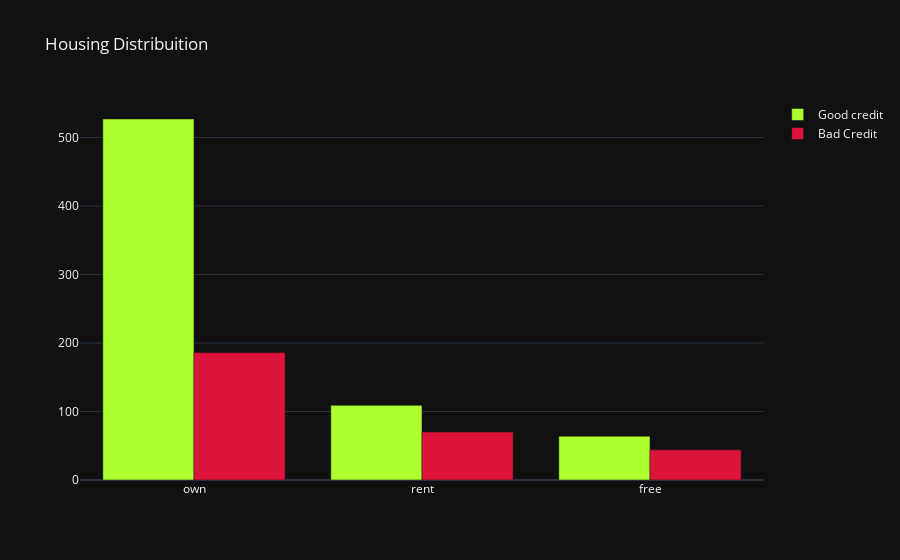

The cell this chart's notebook holds for it:
### Markdown cell above
<h2>I will now Look the distribuition of Housing own and rent by Risk</h2>

### Code cell
#First plot
trace0 = go.Bar(
    x = df[df["Risk"]== 'good']["Housing"].value_counts().index.values,
    y = df[df["Risk"]== 'good']["Housing"].value_counts().values,
    name='Good credit',
    marker_color="greenyellow"
)

#Second plot
trace1 = go.Bar(
    x = df[df["Risk"]== 'bad']["Housing"].value_counts().index.values,
    y = df[df["Risk"]== 'bad']["Housing"].value_counts().values,
    name="Bad Credit",
    marker_color="crimson"
)

data = [trace0, trace1]

layout = go.Layout(
    title='Housing Distribuition'
)


fig = go.Figure(data=data, layout=layout)

py.iplot(fig, filename='Housing-Grouped')

### Figure 1 — Plotly figure (JSON) as saved in the notebook; plotly's stock layout.template omitted (floating-point values rounded to 4 significant figures)
{"data": [{"marker": {"color": "greenyellow"}, "name": "Good credit", "type": "bar", "x": ["own", "rent", "free"], "y": [527, 109, 64]}, {"marker": {"color": "crimson"}, "name": "Bad Credit", "type": "bar", "x": ["own", "rent", "free"], "y": [186, 70, 44]}], "layout": {"title": {"text": "Housing Distribuition"}}}
